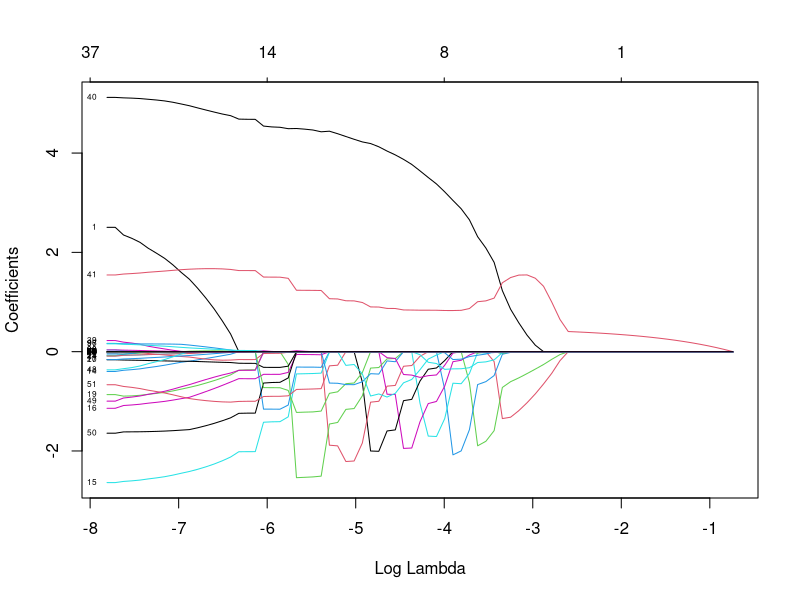
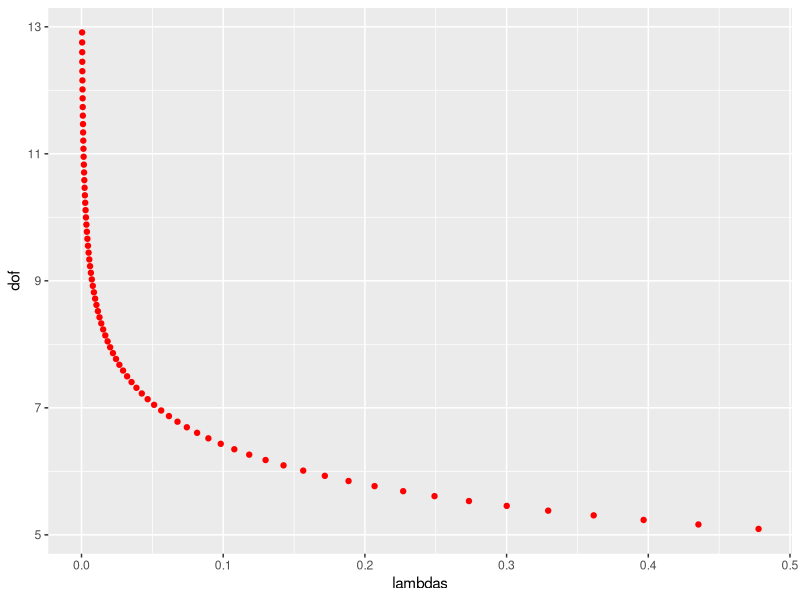
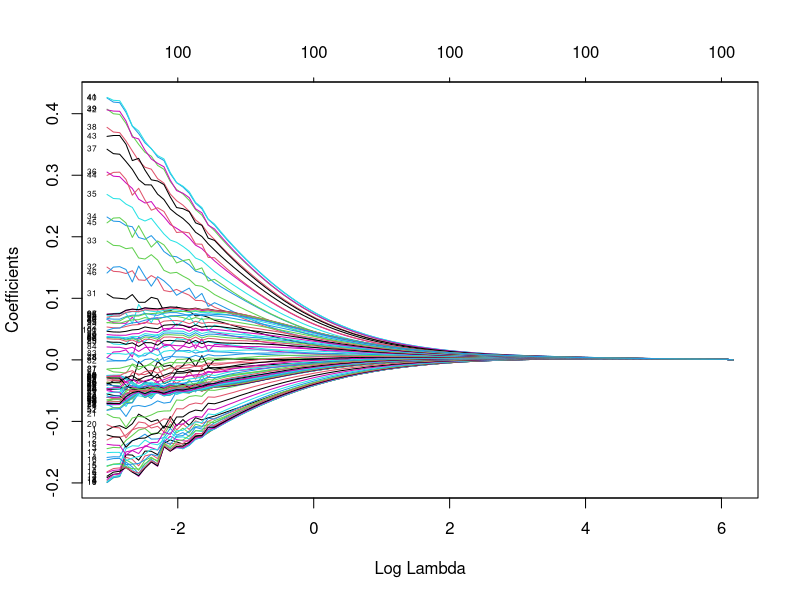
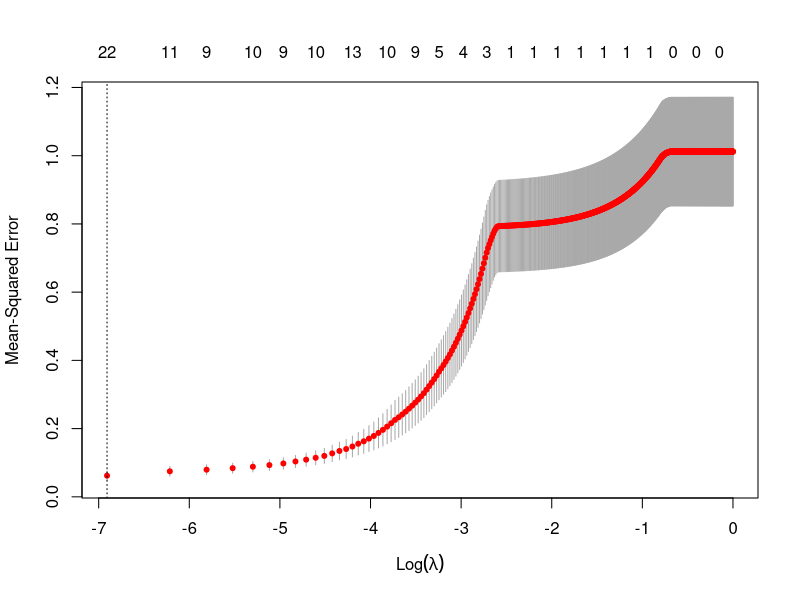
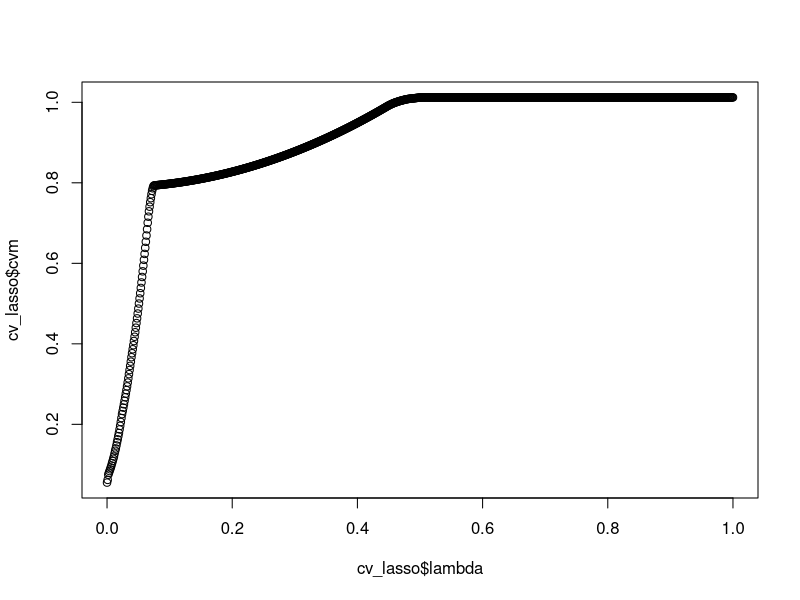
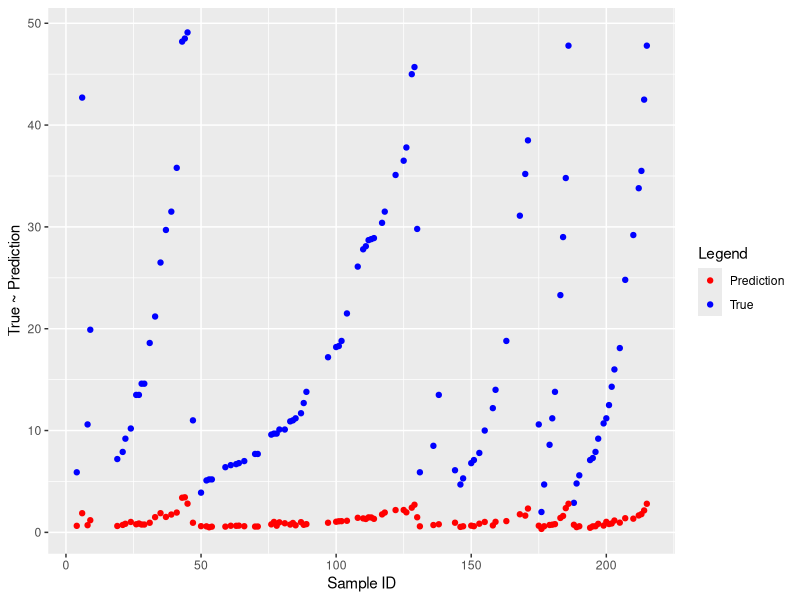
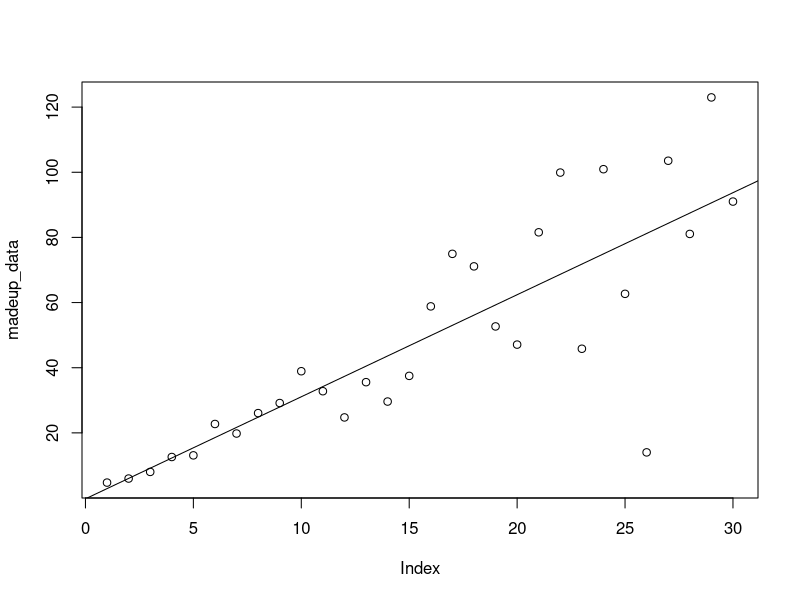

Generate these figures, in order, with R: (Note: this script raises an error after producing the figures.)
# Load data 
data = read.csv("data/tecator.csv")

# Split data into train and test set
n = dim(data)[1]
set.seed(12345)
id = sample(1:n, floor(n*0.5))
train = data[id,]
test = data[-id,]

# 1)
# Assume that Fat can be modeled as a linear regression in which absorbance characteristics (Channels) are used as features. 
# Report the underlying probabilistic model, fit the linear regression to the training data and estimate the training and test errors. 

# Done in RMarkdown

# Fitting the linear regression model
predictors <- paste("Channel", 1:100, sep="")
fmla <- as.formula(paste("Fat ~ ", paste(predictors, collapse= "+")))

fit = lm(fmla, data=train)
summary(fit)

# Estimating training and test errors
train_predictions_lm = predict(fit, train)
train_mse = mean((train$Fat-train_predictions_lm)^2)
train_rmse = sqrt(mean((train$Fat-train_predictions_lm)^2))

test_predictions_lm = predict(fit, test)
test_mse = mean((test$Fat-test_predictions_lm)^2)
test_rmse = sqrt(mean((test$Fat-test_predictions_lm)^2))

cat("Train error\nMSE: ", train_mse, "\nRMSE: ", train_rmse, "\n\nTest error\nMSE: ", test_mse, "\nRMSE: ", test_rmse)

# Comment on the quality of fit and prediction and therefore on the quality of model.

# Our loss-function (MSE) is showing big differences between the prediction of train and test set values.
# The MSE for the train set is very low while the MSE for the test set returns a very high value. 
# Therefore, our model seems to be overfitting on the train data.

# 2)
# Assume now that Fat can be modeled as a LASSO regression in which all Channels are used as features.
# Report the objective function that should be optimized in this scenario.
# Done in RMarkdown

# 3)

# import glmnet library for lasso and ridge regression
library(glmnet)
library(ggplot2)

# Fit the LASSO regression model to the training data. 
# [,-1] to remove the 'Sample' column
covariates = scale(train[,2:101])
response = scale(train$Fat)

# alpha=1 to choose 'Lasso'
model_lasso = glmnet(as.matrix(covariates), response, alpha=1, family="gaussian")

# Present a plot illustrating how the regression coefficients depend on the log of penalty factor (log 𝜆) and interpret this plot.
plot(model_lasso, xvar="lambda", label=T)
# This plot shows the relationship between log(lambda) and value of coefficients in the lasso model. We can see that a bigger 
# log(lambda) evaluates to less non-zero coefficients. At log(lambda) = -8 most of the variables are non-zero. At this point
# we get the same coefficient values as for OLS. For each coefficient we can also see the influence (positive or negative)
# on our prediction depending on different log(lambda) values.


# What value of the penalty factor can be chosen if we want to select a model with only three features?

# To solve this question we check the plot again and look for the lambda value that only has 3 nonzero coefficients. 
# We see that the coefficient with the label '40' goes to 0 at around Log Lambda = -2.8. We only have 3 non-zero coefficients left at that point.

# 4) 
# Present a plot of how degrees of freedom depend on the penalty parameter. Is the observed trend expected?
# Compute hat-matrix and degrees of freedom

library(psych)
calc_dof <- function(lambda) {
  ld <- lambda * diag(ncol(covariates))
  print (ld)
  H <- covariates %*% solve(t(covariates) %*% covariates + ld) %*% t(covariates)
  dof <- tr(H)
}

dof = c()
lambdas = model_lasso$lambda
for (i in 1:length(lambdas)) {
  dof[i] = calc_dof(lambdas[i])
}
dof

ggplot(data=NULL, aes(lambdas, dof)) + geom_point(color="red")
# The trend is as expected. 
# If lambda is large, the parameters are heavily constrained and the degrees of freedom will effectively be lower, tending to 0
# as lambda -> Inf.
# For lambda -> 0, we have *p* parameters. As in OLS all parameters stay the same, no penelazation to be found.

# 5)
# Repeat step 3 but fit Ridge instead of the LASSO regression and compare the plots from steps 3 and 5. Conclusions?

# alpha=0 to choose 'Ridge'
model_ridge = glmnet(as.matrix(covariates), response, alpha=0, family="gaussian")
plot(model_ridge, xvar="lambda", label=T)

# Both Ridge and LASSO regression are shrinkage methods that try to reduce the complexity
# of a model by shrinking or eliminating (LASSO only) its coefficients. For the Ridge regression
# the number of coefficients stays the same regardless of how big log(lambda) gets.
# For LASSO regression the number of coefficients decreases with increasing value of log(lambda).
# Looking at the LASSO plot it is easier to determine which coefficients are the most
# significant compared to looking at the Ridge plot.

# 6)

# Use cross-validation to compute the optimal LASSO model.
set.seed(12345)
cv_lasso = cv.glmnet(as.matrix(covariates), response, alpha=1, family="gaussian", lambda=seq(0,1,0.001))
# Present a plot showing the dependence of the CV score on log𝜆and comment how the CV score changes with log𝜆. 
plot(cv_lasso)
# We can see a correlation between increasing log lambda and increasing MSE. Up until a log lambda value of around -4 we observe a 
# flat rise of MSE. Afterwards the MSE grows very steeply until it reaches a plateau at around -2.5. From that point until 
# we observe a slow rise again until we reach log(lambda) = -1. From this point onward the MSE stays at its maximum since 
# there are no non-zero coefficients left. 

# Report the optimal 𝜆and how many variables were chosen in this model. 
optimal_lambda = cv_lasso$lambda.min
cat("The optimal 𝜆: ", optimal_lambda, "\nNumber of variables choosen: ", length(coef(cv_lasso, s="lambda.min")))

# TODO Comment whether the selected 𝜆 value is statistically significantly better than log𝜆= −2. 

# We are comparing the cv-score for our optimal lambda given by lambda.min with the cv-score for log(lambda) = -2.

# transform lambda
lambda_to_compare = round(exp(-2),3)
cvm = cv_lasso$cvm
lambda = cv_lasso$lambda
plot(cv_lasso$lambda, cv_lasso$cvm)

lambda_cvm = cbind(lambda, cvm)
ind_lambda_to_compare = which(lambda_cvm[,1]==lambda_to_compare, arr.ind = TRUE)
cvm_lambda_to_compare = lambda_cvm[ind_lambda_to_compare,]
print(cvm_lambda_to_compare)

# We check the cvm for lambda_to_compare and get a value of 0.81816120. Compared to our optimal lambda=0 with cv-score
# of 0.06060929


# TODO Finally, create a scatter plot of the original test versus predicted test values for the model corresponding to optimal lambda 
# and comment whether the model predictions are good.
test_x = as.matrix(model.matrix(fmla, test)[,-1])
test_y = test$Fat

lasso_model = glmnet(as.matrix(covariates), response, alpha = 1, lambda=optimal_lambda)
test_predictions_lasso = predict(lasso_model, newx=test_x, type="response")

test_mse_lasso = mean((test_y-test_predictions_lasso)^2)

# Coefficient of determination
sum((test_predictions_lasso-mean(test_y))^2)/sum((test_y-mean(test_y))^2)
sum((test_predictions_lasso-test_y)^2)

true_pred_df = cbind(test[c(1,102)], test_predictions_lasso)
colnames(true_pred_df)[2] = "True"
colnames(true_pred_df)[3] = "Prediction"

library(tidyr)

true_pred_df %>% 
  gather(key, value, -Sample) %>% 
  ggplot(aes(Sample, value)) + geom_point(aes(color = key)) +
  ylab("True ~ Prediction") +
  xlab("Sample ID") + 
  scale_colour_manual(name="Legend", values=c("red", "blue"))



# 7)
# Use the feature values from test data (the portion of test data with Channel columns) and the optimal LASSO model from step 6 to generate new target values. 
# (Hint: use rnorm() and compute 𝜎 as standard deviation of residuals from train data predictions). 
# Make a scatter plot of original Fat in test data versus newly generated ones. Comment on the quality of the data generation.
features_values = test[2:101]
train_x = as.matrix(model.matrix(fmla, train)[,-1])
train_predictions_lasso = predict(lasso_model, newx=train_x, type="response")

sigma = sd(train_predictions_lasso)
sigma

madeup_data <- 1:30*(rnorm(30)+3)
plot(madeup_data)
model <- lm(madeup_data ~ c(1:30))
abline(model)



resid <- round(resid(lasso_model),3)
pred_values <- predict(lasso_model)

sim_err <- runif(length(pred_values), min = min(resid), max = max(resid))
sim_values <- c()

for(i in 1:length(madeup_data)) {
    sim_values[i] <- (pred_values[i] + sim_err[i])
}

points(madeup_data, sim_values, pch=23, col="green")
